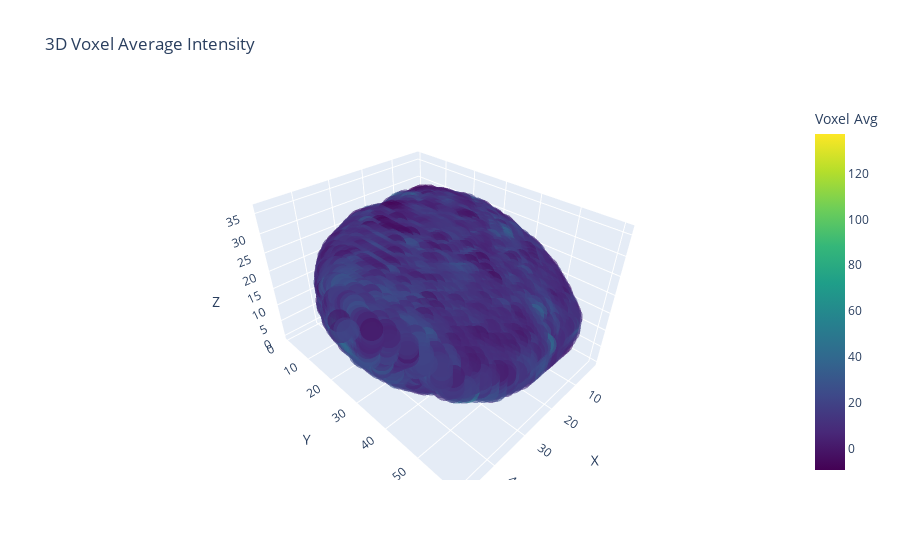

This figure's notebook cell:
### Code cell
fig = px.scatter_3d(
    voxel_avg_lang,
    x='X', y='Y', z='Z',
    color='voxel_avg',
    color_continuous_scale='Viridis',
    opacity=0.6,
    title='3D Voxel Average Intensity'
)

fig.update_layout(
    scene=dict(
        xaxis_title='X',
        yaxis_title='Y',
        zaxis_title='Z'
    ),
    coloraxis_colorbar=dict(title='Voxel Avg')
)

fig.show()
#fig.write_html("lang_voxel_3d_plot.html")

### Figure 1 — Plotly figure (JSON) as saved in the notebook; plotly's stock layout.template omitted (floating-point values rounded to 4 significant figures; data arrays with more than 128 entries replaced by an {"elided": "..."} marker saying what was removed)
{"data": [{"hovertemplate": "X=%{x}<br>Y=%{y}<br>Z=%{z}<br>voxel_avg=%{marker.color}<extra></extra>", "legendgroup": "", "marker": {"color": {"elided": "48488 float values"}, "coloraxis": "coloraxis", "opacity": 0.6, "symbol": "circle"}, "mode": "markers", "name": "", "scene": "scene", "showlegend": false, "type": "scatter3d", "x": {"elided": "48488 int values"}, "y": {"elided": "48488 int values"}, "z": {"elided": "48488 int values"}}], "layout": {"coloraxis": {"colorbar": {"title": {"text": "Voxel Avg"}}, "colorscale": [[0, "#440154"], [0.1111, "#482878"], [0.2222, "#3e4989"], [0.3333, "#31688e"], [0.4444, "#26828e"], [0.5556, "#1f9e89"], [0.6667, "#35b779"], [0.7778, "#6ece58"], [0.8889, "#b5de2b"], [1, "#fde725"]]}, "legend": {"tracegroupgap": 0}, "scene": {"domain": {"x": [0, 1], "y": [0, 1]}, "xaxis": {"title": {"text": "X"}}, "yaxis": {"title": {"text": "Y"}}, "zaxis": {"title": {"text": "Z"}}}, "title": {"text": "3D Voxel Average Intensity"}}}
